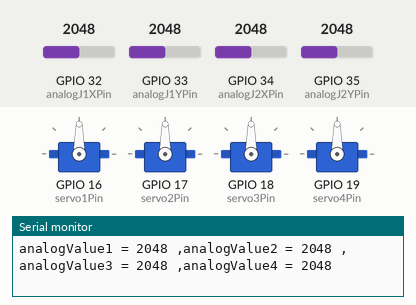
The sketch below on a simulated ESP32. On the bench: 4 × servo, the last lines printed to the serial monitor. Inputs (shaded band) come from the test bench; at power-on: GPIO 32 (analogJ1XPin) = 2048, GPIO 33 (analogJ1YPin) = 2048, GPIO 34 (analogJ2XPin) = 2048, GPIO 35 (analogJ2YPin) = 2048 (analog values on the 0–4095 scale).

Above: at 1.2 s.
1.3 s: GPIO 32 (analogJ1XPin) set to 1051
At 1.7 s:
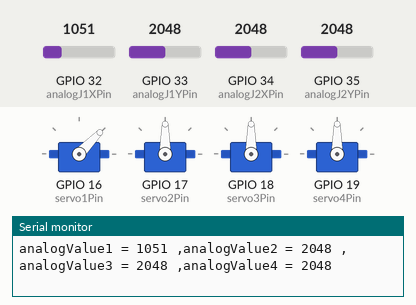
2.8 s: GPIO 32 (analogJ1XPin) set to 963
At 4.0 s:
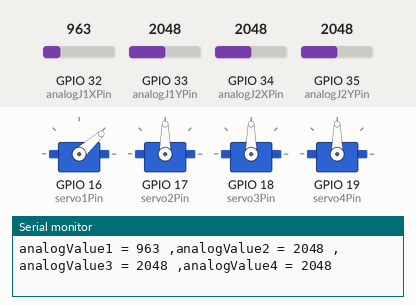
5.8 s: GPIO 33 (analogJ1YPin) set to 2866
At 6.5 s:
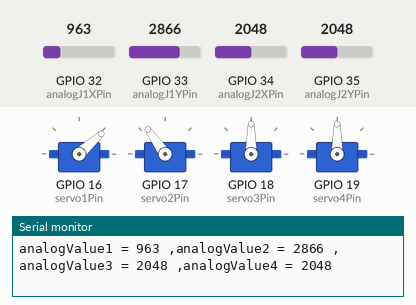
7.3 s: GPIO 34 (analogJ2XPin) set to 1048
At 7.7 s:
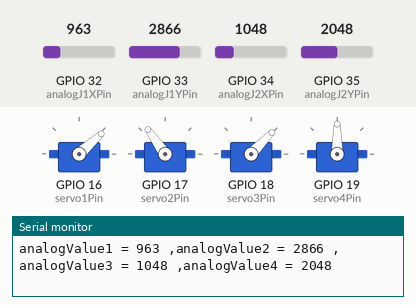
8.8 s: GPIO 34 (analogJ2XPin) set to 948
At 9.8 s:
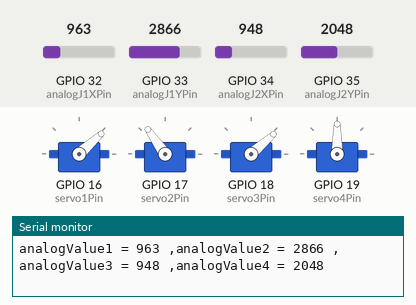
11.8 s: GPIO 35 (analogJ2YPin) set to 1069
At 12.2 s:
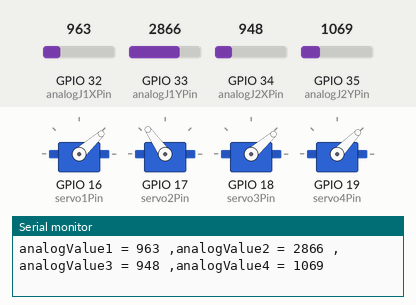
13.3 s: GPIO 35 (analogJ2YPin) set to 934
Timing chart, 0 to 16.3 s (numbered marks = the images above; inputs shaded):
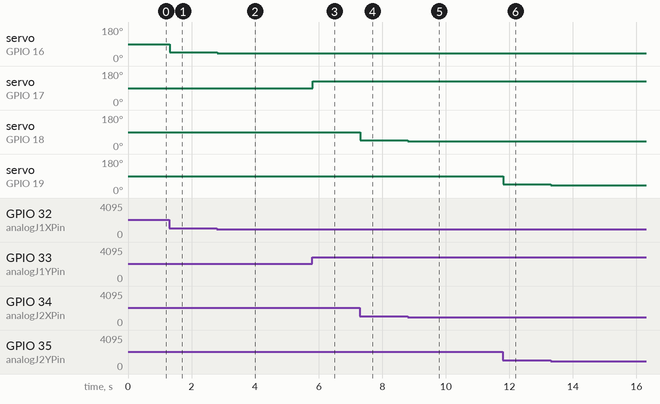

Measured:
- after the input at 1.3 s, servo on GPIO 16 (servo1Pin): 90° → 46° at once
- after the input at 2.8 s, servo on GPIO 16 (servo1Pin): 46° → 42° at once
- after the input at 5.8 s, servo on GPIO 17 (servo2Pin): 90° → 125° at once
- after the input at 7.3 s, servo on GPIO 18 (servo3Pin): 90° → 46° at once
- after the input at 8.8 s, servo on GPIO 18 (servo3Pin): 46° → 41° at once
- after the input at 11.8 s, servo on GPIO 19 (servo4Pin): 90° → 46° at once
- after the input at 13.3 s, servo on GPIO 19 (servo4Pin): 46° → 41° at once

The sketch:

candy_armatron_v1.ino
```cpp
// candy_armatron_v1.ino
// F.Zia 2025_1002
// Code to test and calibrate servos for candy catch arm-a-tron
// code pre-requisites:
// - install   board: esp32 by Espressif Systems (code tested with v3.2.1)
// - install library: ESP32Servo by Kevin Harrington,John Bennett (code tested with v3.0.9)

#include <ESP32Servo.h>
// create servo object to control a servo
// 16 servo objects can be created on the ESP32
Servo armServo1, armServo2, armServo3, armServo4;

// assign pin names to servo pins
// servo are assigned to arm motors in the following order:
// armServo1>base, armServo2>link1, armServo3>link2, armServo4>gripper
int servo1Pin = 16, servo2Pin = 17, servo3Pin = 18, servo4Pin = 19;

// joystick axes are assigned to servos in the following order:
// analogJ1X>armServo1>base, analogJ1Y>armServo2>link1,
// analogJ2X>armServo3>link2, analogJ2Y>armServo4>gripper
// experiment by swapping the following pin number assignments to get the correct order:
int analogJ1XPin = 32, analogJ1YPin = 33, analogJ2XPin = 34, analogJ2YPin = 35;

// global variables to store current servo positions, initialize to mid positions (90 deg)
int servo1Pos = 90, servo2Pos = 90, servo3Pos = 90, servo4Pos = 90;

void setup() {
  // initialize serial communication at 115200 bits per second:
  Serial.begin(115200);
  //set the resolution to 12 bits (0-4095)
  analogReadResolution(12);

  // Allow allocation of all timers
  ESP32PWM::allocateTimer(0);
  ESP32PWM::allocateTimer(1);
  ESP32PWM::allocateTimer(2);
  ESP32PWM::allocateTimer(3);

  // standard 50 hz servo
  armServo1.setPeriodHertz(50);
  armServo2.setPeriodHertz(50);
  armServo3.setPeriodHertz(50);
  armServo4.setPeriodHertz(50);

  // attach the servos on pins to the servo objects
  // different servos may require different min/max settings
  // for an accurate 0 to 180 sweep
  // default min/max is 1000us and 2000us
  // using min/max of 500us and 2500us for micro servos used in arm-a-tron
  // for an accurate 0 to 180 sweep
  armServo1.attach(servo1Pin, 500, 2500);
  armServo2.attach(servo2Pin, 500, 2500);
  armServo3.attach(servo3Pin, 500, 2500);
  armServo4.attach(servo4Pin, 500, 2500);
}

void loop() {

  // read analog joysticks values
  int analogValue1 = analogRead(analogJ1XPin);
  int analogValue2 = analogRead(analogJ1YPin);
  int analogValue3 = analogRead(analogJ2XPin);
  int analogValue4 = analogRead(analogJ2YPin);

  // print analog joysticks values
  Serial.printf("analogValue1 = %d ,", analogValue1);
  Serial.printf("analogValue2 = %d ,", analogValue2);
  Serial.printf("analogValue3 = %d ,", analogValue3);
  Serial.printf("analogValue4 = %d\n", analogValue4);

  // control servos by mapping 12-bit (0-4095) analog values ...
  // to servos positions (0-180 degrees)
  servo1Pos = map(analogValue1, 0, 4095, 0, 180);
  armServo1.write(servo1Pos);

  servo2Pos = map(analogValue2, 0, 4095, 0, 180);
  armServo2.write(servo2Pos);

  servo3Pos = map(analogValue3, 0, 4095, 0, 180);
  armServo3.write(servo3Pos);

  servo4Pos = map(analogValue4, 0, 4095, 0, 180);
  armServo4.write(servo4Pos);
}
```
